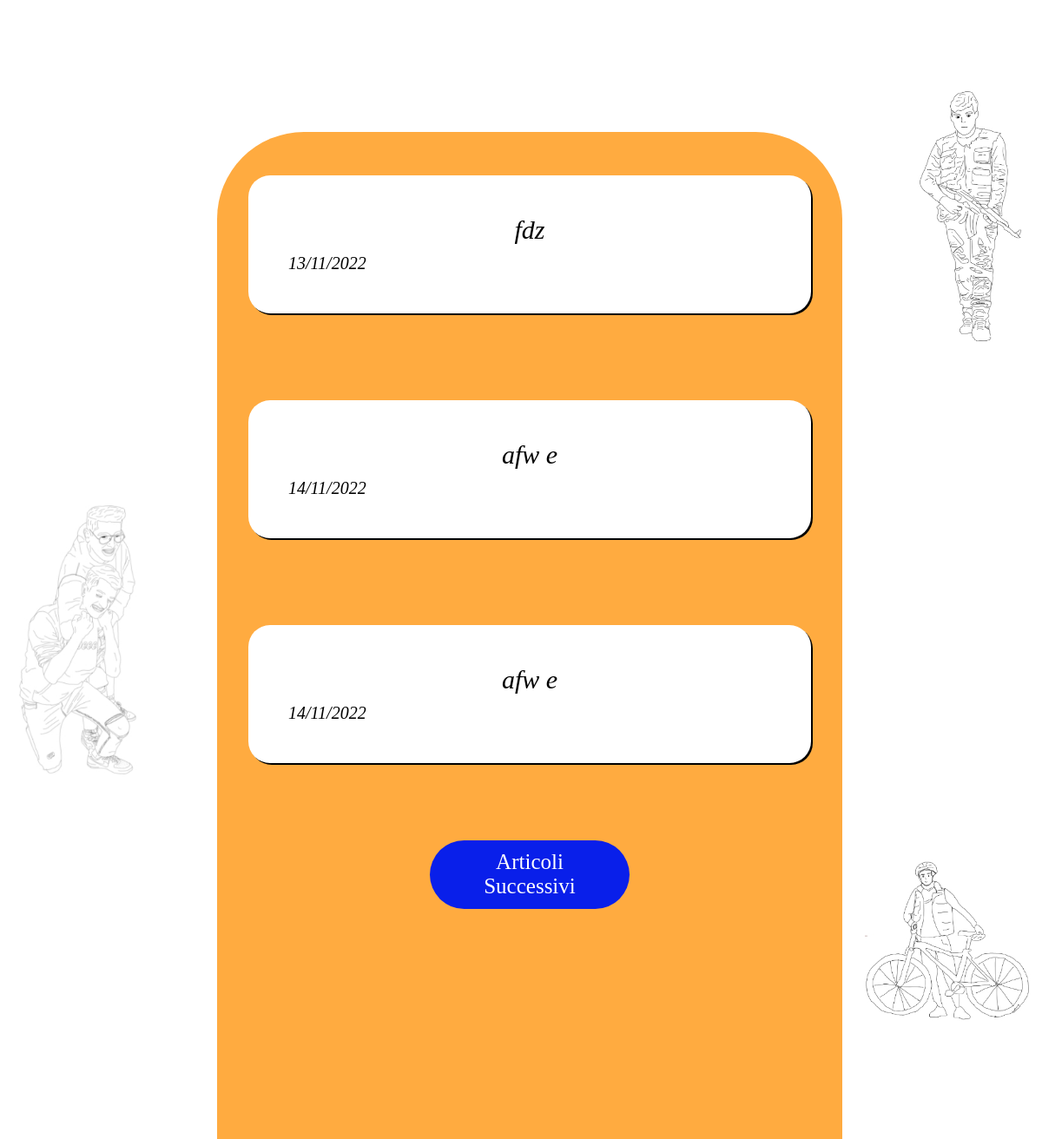
Before: /pres/news (lower part) with the older database file.
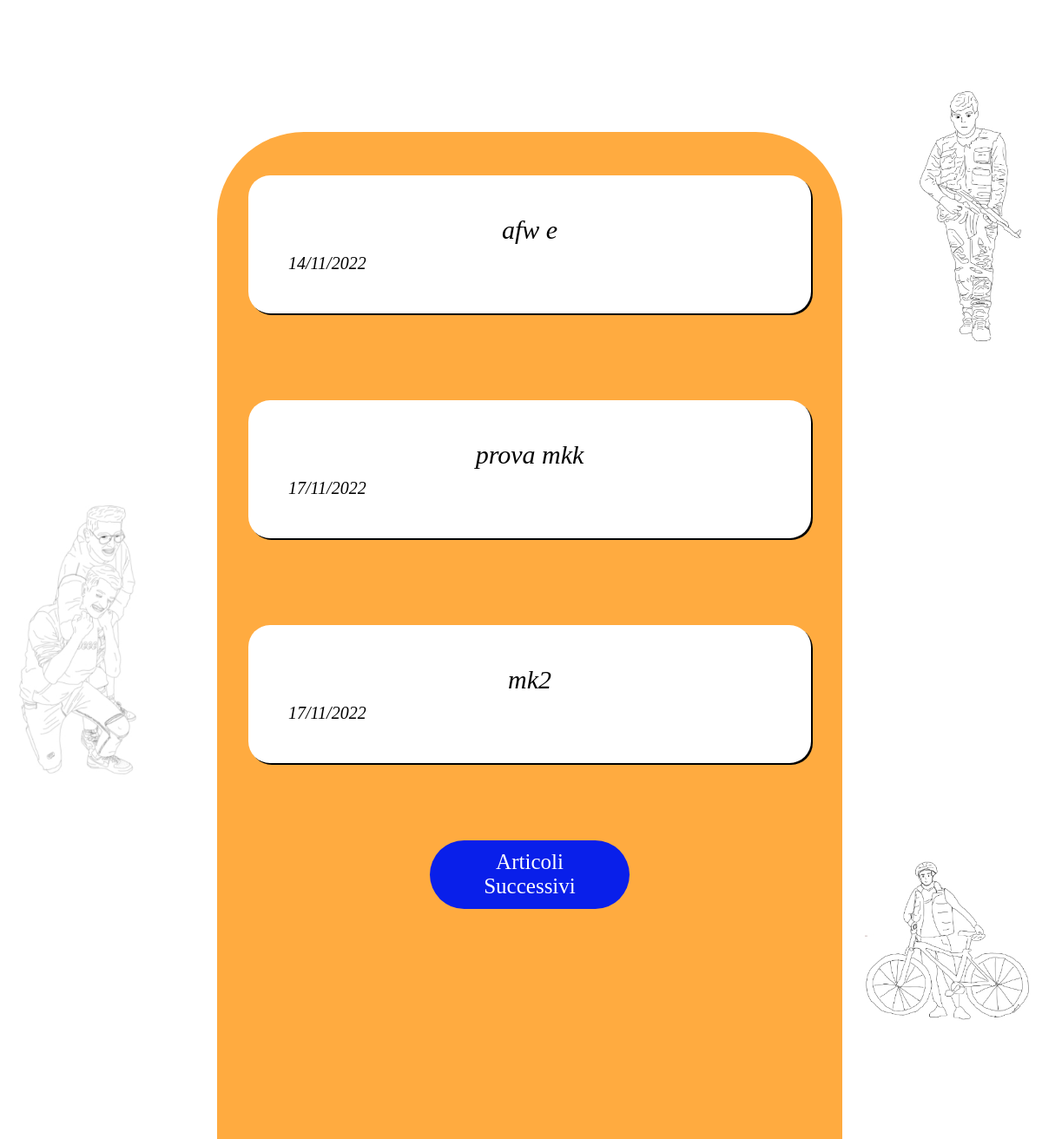
After: the same page with the newer database file.
### blog/models.py (models this page shows, shortened)
class PresPost(db.Model):
    id = db.Column(db.Integer, primary_key=True)
    user_id = db.Column(db.Integer(), db.ForeignKey('user.id'), nullable=False)
    created_at = db.Column(db.DateTime, default=datetime.now)
    title = db.Column(db.String(120), nullable=False)
    slug = db.Column(db.String(250))
    description = db.Column(db.String(120))
    body1 = db.Column(db.Text, nullable=False)
    body2 = db.Column(db.Text)
    body3 = db.Column(db.Text)
    body4 = db.Column(db.Text)
    body5 = db.Column(db.Text)
    testimonial1 = db.Column(db.Text)
    testimonial2 = db.Column(db.Text)
    testimonial3 = db.Column(db.Text)
    cover = db.Column(db.String(120))
    image1 = db.Column(db.String(120))
    image2 = db.Column(db.String(120))
    image3 = db.Column(db.String(120))

### blog/routes.py (the view)
@app.route("/pres/news")
def pres_news():
    page_number = request.args.get("page", 1, type=int)
    posts = PresPost.query.order_by(PresPost.created_at.desc()).paginate(page=page_number, per_page=3, error_out=True)
    if posts.has_next:
        next_page = url_for("pres_news", page=posts.next_num)
    else:
        next_page = None
    if posts.has_prev:
        previous_page = url_for("pres_news", page=posts.prev_num)
    else:
        previous_page = None
    return render_template("pres_news.html", posts=posts, current_page=page_number,
                            next_page=next_page, previous_page=previous_page)

### blog/templates/pres_news.html (shortened to what this page needs)
{% extends "base.html" %}
<div class="PC">{% block pc_content %}
    <div class="presnews-page">
        <img alt="NATTALI" id="pn-img1" class="pn-imgs"
        src=" {{ url_for('static', filename='img/build/presnews_back2.jpg') }} ">
        <img alt="DIEGO BULLIZZA IL POVERO VISC" id="pn-img2" class="pn-imgs"
            src=" {{ url_for('static', filename='img/build/presnews_back4.jpg') }} ">
        <img alt="PAGLIACCIO IN BICI" id="pn-img3" class="pn-imgs"
        src=" {{ url_for('static', filename='img/build/presnews_back3.jpg') }} ">
        <div class="presnews-sections">
            <br><br><br><br><br><br><br><br><br><br><br><br>
            <div class="presnews-options">
            {% if next_page %}<a class="presnews-button1" href=" {{next_page}} "> Articoli Successivi </a>{% endif %}
            </div>
            {% for post in posts.items %}
            <a class="presnews-frame"
                href="{{ url_for('pres_article', post_slug=post.slug) }}">
                <p class="presnews-frame-title"> {{post.title}} </p>
                <p class="presnews-frame-date">{{post.created_at.strftime('%d/%m/%Y')}}</p>
            </a>
            {% endfor %}
        </div>
    </div>
{% endblock %}</div>

### blog/templates/base.html (shortened to what this page needs)
<!DOCTYPE html>
<html lang="it">
<head>
    <link rel="stylesheet" href="{{ url_for('static', filename='style.css') }}">
</head>
<body>
<div class="PC">{% block pc_content %}{% endblock %}</div>
</body>
</html>

### blog/static/style.css (style rules this page uses)
:root { --font_webeee: "SHELMAN"; --font_itsback: "Freehand575 BT"; --font_title: "Forte"; --font_menu: "Mistral"; --font_account: "Freehand521 BT"; --font_article: "Brush Script MT"; --font_text: "Gabriola"; --font_bold: "JOAN"; --font_error: "Chiller"; --text_primary_color: black; --text_secondary_color: white; --ambeee: #FFAB40; --ambeee2: #B87711; --blueee: #091FEA; --blueee2: #1E1EB7; --red: #FF3737; --red2: #8F1111; --link: #13FF22; --green: #07987D; --green2: #036855; --grey: #D5D3D3; --grey2: #313131; --back_primary: white; --back_secondary: black; }
body { margin: 0; }
a { text-decoration: none; color:var(--text_primary_color); }
@media screen and (min-width: 1024px) { .PC { display: block; } }
@media screen and (min-width: 1024px) { .presnews-page { margin: 50px 10px 0; padding: 50px 1% 0; display: flex; flex-direction: column; } }
@media screen and (min-width: 1024px) { .pn-imgs { width: 12%; position: absolute; } }
@media screen and (min-width: 1024px) { #pn-img1 { right: 0; } }
@media screen and (min-width: 1024px) { #pn-img2 { margin: 40% 0 0; } }
@media screen and (min-width: 1024px) { #pn-img3 { width: 17%; margin: 74% 0 0; right: 0; } }
@media screen and (min-width: 1024px) { .presnews-sections { width: 60%; margin: 50px 19% 0; position: absolute; display: flex; flex-direction: column-reverse; border-radius: 100px 100px 0 0; background-color: var(--ambeee); } }
@media screen and (min-width: 1024px) { .presnews-frame { width: 80%; margin: 50px auto; padding: 5%; text-decoration: none; border-radius: 25px; background-color: var(--back_primary); box-shadow: 2px 2px 0 var(--back_secondary); } }
@media screen and (min-width: 1024px) { .presnews-frame-title { margin: 10px; font-size: 30px; font-style: italic; text-align: center; font-family: var(--font_bold); } }
@media screen and (min-width: 1024px) { .presnews-frame-date { margin: 10px; font-size: 20px; font-style: italic; font-family: var(--font_article); } }
@media screen and (min-width: 1024px) { .presnews-options { width: 80%; margin: 10px 10% 20px; display: flex; flex-direction: row; } }
@media screen and (min-width: 1024px) { .presnews-button1 { width: 30%; margin: 5% auto; padding: 2% 5%; font-size: 25px; text-align: center; font-family: var(--font_bold); color: var(--text_secondary_color); border-radius: 100px; background-color: var(--blueee); } }

Changed rows visible on the page:
no longer on this page (row unchanged): PresPost: title "afw e", created_at "14/11/2022"
no longer on this page (row unchanged): PresPost: title "fdz", created_at "13/11/2022"
added PresPost: title "mk2", created_at "17/11/2022"
added PresPost: title "prova mkk", created_at "17/11/2022"
